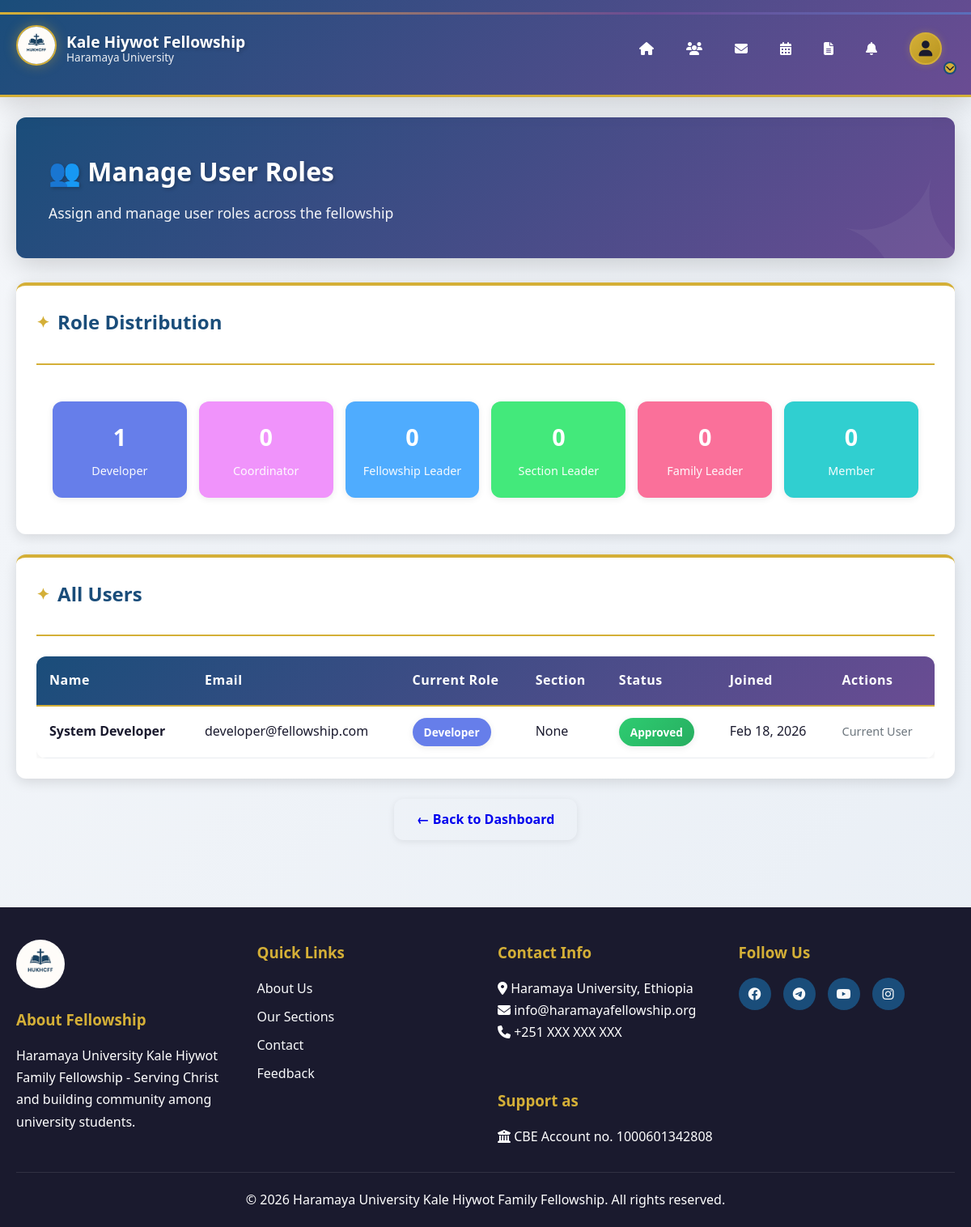
Page /admin/user-roles.php (signed in) on the committed database.
### tables this page shows
CREATE TABLE users (
    user_id INT PRIMARY KEY AUTO_INCREMENT,
    username VARCHAR(50) UNIQUE NOT NULL,
    email VARCHAR(100) UNIQUE NOT NULL,
    password VARCHAR(255) NOT NULL,
    full_name VARCHAR(100) NOT NULL,
    profile_picture VARCHAR(255) DEFAULT 'default.jpg',
    phone VARCHAR(20),
    role ENUM('developer', 'coordinator', 'fellowship_leader', 'section_leader', 'family_leader', 'member') DEFAULT 'member',
    status ENUM('pending', 'approved', 'suspended') DEFAULT 'pending',
    
     
    student_id VARCHAR(50),
    department VARCHAR(100),
    year_joined INT,
    current_year INT,
    hometown VARCHAR(100),
    
     
    section_id INT,
    family_id INT,
    join_date DATE,
    is_online BOOLEAN DEFAULT FALSE,
    last_seen DATETIME,
    
    created_at TIMESTAMP DEFAULT CURRENT_TIMESTAMP,
    updated_at TIMESTAMP DEFAULT CURRENT_TIMESTAMP ON UPDATE CURRENT_TIMESTAMP,
    
    INDEX idx_role (role),
    INDEX idx_section (section_id),
    INDEX idx_status (status)
);

### admin/user-roles.php (the view, shortened to what this page needs)
<?php
include '../includes/header.php';
$users = $conn->query("SELECT u.*, s.section_name FROM users u LEFT JOIN sections s ON u.section_id = s.section_id ORDER BY u.role, u.full_name");
$role_stats = $conn->query("SELECT role, COUNT(*) as count FROM users WHERE status = 'approved' GROUP BY role");
$roles_data = [];
while ($row = $role_stats->fetch_assoc()) {
    $roles_data[$row['role']] = $row['count'];
}
?>
<main style="padding: 25px 0;">
    <div class="container">
        <div class="dashboard-welcome">
            <h2>👥 Manage User Roles</h2>
            <p>Assign and manage user roles across the fellowship</p>
        </div>
        <div class="card" style="margin-bottom: 25px;">
            <div class="section-header">
                <h3>Role Distribution</h3>
            </div>
            <div style="display: grid; grid-template-columns: repeat(auto-fit, minmax(150px, 1fr)); gap: 15px; padding: 20px;">
                <?php
                $role_colors = [
                    'developer' => '#667eea',
                    'coordinator' => '#f093fb',
                    'fellowship_leader' => '#4facfe',
                    'section_leader' => '#43e97b',
                    'family_leader' => '#fa709a',
                    'member' => '#30cfd0'
                ];
                $role_names = [
                    'developer' => 'Developer',
                    'coordinator' => 'Coordinator',
                    'fellowship_leader' => 'Fellowship Leader',
                    'section_leader' => 'Section Leader',
                    'family_leader' => 'Family Leader',
                    'member' => 'Member'
                ];
                foreach ($role_names as $role => $name):
                    $count = $roles_data[$role] ?? 0;
                    $color = $role_colors[$role] ?? '#6c757d';
                ?>
                <div style="background: <?php echo $color; ?>; color: white; padding: 20px; border-radius: var(--border-radius); text-align: center; box-shadow: var(--shadow-sm);">
                    <h4 style="font-size: 1.8rem; margin-bottom: 5px;"><?php echo $count; ?></h4>
                    <p style="font-size: 0.9rem; opacity: 0.95;"><?php echo $name; ?></p>
                </div>
                <?php endforeach; ?>
            </div>
        </div>
        <div class="card">
            <div class="section-header">
                <h3>All Users</h3>
            </div>
            <?php if ($users->num_rows > 0): ?>
            <div style="overflow-x: auto;">
                <table class="spiritual-table">
                    <thead>
                        <tr>
                            <th>Name</th>
                            <th>Email</th>
                            <th>Current Role</th>
                            <th>Section</th>
                            <th>Status</th>
                            <th>Joined</th>
                            <th>Actions</th>
                        </tr>
                    </thead>
                    <tbody>
                        <?php while ($user = $users->fetch_assoc()): ?>
                        <tr>
                            <td><strong><?php echo htmlspecialchars($user['full_name']); ?></strong></td>
                            <td><?php echo htmlspecialchars($user['email']); ?></td>
                            <td>
                                <span class="status-badge" style="background: <?php echo $role_colors[$user['role']] ?? '#6c757d'; ?>; color: white;">
                                    <?php echo $role_names[$user['role']] ?? ucfirst(str_replace('_', ' ', $user['role'])); ?>
                                </span>
                            </td>
                            <td><?php echo $user['section_name'] ?? 'None'; ?></td>
                            <td>
                                <span class="status-badge status-<?php echo $user['status']; ?>">
                                    <?php echo ucfirst($user['status']); ?>
                                </span>
                            </td>
                            <td><?php echo date('M d, Y', strtotime($user['created_at'])); ?></td>
                            <td>
                                <?php if ($user['user_id'] != $_SESSION['user_id']):  ?>
                                <form method="POST" style="display: inline;">
                                    <input type="hidden" name="user_id" value="<?php echo $user['user_id']; ?>">
                                    <input type="hidden" name="action" value="change_role">
                                    <select name="new_role" class="form-control" style="display: inline-block; width: auto; margin-right: 5px;" onchange="this.form.submit()">
                                        <option value="">Change Role...</option>
                                        <?php foreach ($role_names as $role => $name): ?>
                                        <option value="<?php echo $role; ?>" <?php echo $user['role'] === $role ? 'selected' : ''; ?>>
                                            <?php echo $name; ?>
                                        </option>
                                        <?php endforeach; ?>
                                    </select>
                                </form>
                                <?php else: ?>
                                <span style="color: var(--gray); font-size: 0.9rem;">Current User</span>
                                <?php endif; ?>
                            </td>
                        </tr>
                        <?php endwhile; ?>
                    </tbody>
                </table>
            </div>
            <?php endif; ?>
        </div>
        <div style="text-align: center; margin-top: 20px;">
            <a href="dashboard.php" class="btn btn-secondary">← Back to Dashboard</a>
        </div>
    </div>
</main>
<?php include '../includes/footer.php'; ?>

### assets/css/style.css (style rules this page uses)
* { margin: 0; padding: 0; box-sizing: border-box; }
:root { --primary-color: #1a4d7a; --secondary-color: #d4af37; --success-color: #2ecc71; --danger-color: #e74c3c; --dark-color: #1a1a2e; --light-color: #f8f9fa; --white: #ffffff; --gray: #6c757d; --spiritual-purple: #6a4c93; --spiritual-blue: #4a90e2; --spiritual-gold: #d4af37; --border-radius: 12px; --shadow-sm: 0 2px 8px rgba(0,0,0,0.08); --shadow-md: 0 4px 16px rgba(0,0,0,0.12); --shadow-lg: 0 8px 32px rgba(0,0,0,0.16); }
body { font-family: 'Segoe UI', 'Roboto', 'Helvetica Neue', Arial, sans-serif; line-height: 1.7; color: var(--dark-color); background: linear-gradient(135deg, #f5f7fa 0%, #e8eef5 100%); min-height: 100vh; }
.container { max-width: 1200px; margin: 0 auto; padding: 0 20px; }
.btn { padding: 12px 28px; border: none; border-radius: var(--border-radius); cursor: pointer; font-size: 1rem; font-weight: 600; transition: all 0.3s ease; text-decoration: none; display: inline-block; position: relative; overflow: hidden; box-shadow: var(--shadow-sm); }
.btn::before { content: ''; position: absolute; top: 50%; left: 50%; width: 0; height: 0; border-radius: 50%; background: rgba(255,255,255,0.3); transform: translate(-50%, -50%); transition: width 0.6s, height 0.6s; }
.card { background: var(--white); border-radius: var(--border-radius); box-shadow: var(--shadow-md); padding: 25px; margin-bottom: 25px; border-top: 4px solid var(--spiritual-gold); transition: all 0.3s ease; position: relative; overflow: hidden; }
.card::before { content: ''; position: absolute; top: 0; left: 0; width: 100%; height: 4px; background: linear-gradient(90deg, var(--spiritual-gold), var(--spiritual-purple), var(--spiritual-blue)); opacity: 0; transition: opacity 0.3s ease; }
.card h3 { color: var(--primary-color); margin-bottom: 15px; font-weight: 600; display: flex; align-items: center; gap: 10px; }
.card h3::before { content: '✦'; color: var(--spiritual-gold); font-size: 1.2rem; }
.spiritual-table { width: 100%; border-collapse: separate; border-spacing: 0; border-radius: var(--border-radius); overflow: hidden; box-shadow: var(--shadow-sm); }
.spiritual-table thead { background: linear-gradient(135deg, var(--primary-color), var(--spiritual-purple)); color: white; }
.spiritual-table thead th { padding: 16px; text-align: left; font-weight: 600; letter-spacing: 0.5px; border-bottom: 2px solid var(--spiritual-gold); }
.spiritual-table tbody tr { background: white; transition: all 0.3s ease; }
.spiritual-table tbody td { padding: 14px 16px; border-bottom: 1px solid #e9ecef; }
.dashboard-welcome { background: linear-gradient(135deg, var(--primary-color), var(--spiritual-purple)); color: white; padding: 40px; border-radius: var(--border-radius); margin-bottom: 30px; box-shadow: var(--shadow-lg); position: relative; overflow: hidden; }
.dashboard-welcome::before { content: '✦'; position: absolute; font-size: 15rem; opacity: 0.05; right: -50px; top: -50px; transform: rotate(15deg); }
.dashboard-welcome h2 { font-size: 2rem; margin-bottom: 10px; text-shadow: 2px 2px 4px rgba(0,0,0,0.2); }
.dashboard-welcome p { font-size: 1.1rem; opacity: 0.95; }
.status-badge { padding: 6px 14px; border-radius: 20px; font-size: 0.85rem; font-weight: 600; display: inline-block; box-shadow: var(--shadow-sm); }
.status-approved { background: linear-gradient(135deg, #2ecc71, #27ae60); color: white; }
.section-header { display: flex; align-items: center; justify-content: space-between; margin-bottom: 25px; padding-bottom: 15px; border-bottom: 2px solid var(--spiritual-gold); }
.section-header h3 { color: var(--primary-color); font-size: 1.5rem; display: flex; align-items: center; gap: 10px; }
.section-header h3::before { content: '✦'; color: var(--spiritual-gold); }

### rows in the picture
users: full_name "System Developer", email "developer@fellowship.com", role "Developer", section_name "None", status "Approved", created_at "Feb 18, 2026", shows "Current User"

### other values in the picture
$count "1"
$name "Developer"
$count "0"
$name "Coordinator"
$name "Fellowship Leader"
$name "Section Leader"
$name "Family Leader"
$name "Member"
